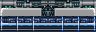

This is a level from a 2D game, rendered from its Tiled map with the project's own tilesets. A one-line summary and the complete map file follow:
An orthogonal 6x2 tile map with 16x16 px tiles, 1 tile layer (Tile Layer 1).

<map version="1.9" tiledversion="1.9.0" orientation="orthogonal" renderorder="right-down" width="6" height="2" tilewidth="16" tileheight="16" infinite="0" nextlayerid="2" nextobjectid="1">
 <tileset firstgid="1" source="NoahsPark.tsx" />
 <layer id="1" name="Tile Layer 1" width="6" height="2">
  <data encoding="csv">
1610613664,1610613696,1610613760,3758097408,3758097344,3758097312,
536871473,2684355185,2684355185,536871537,536871537,2684355121
</data>
 </layer>
</map>
